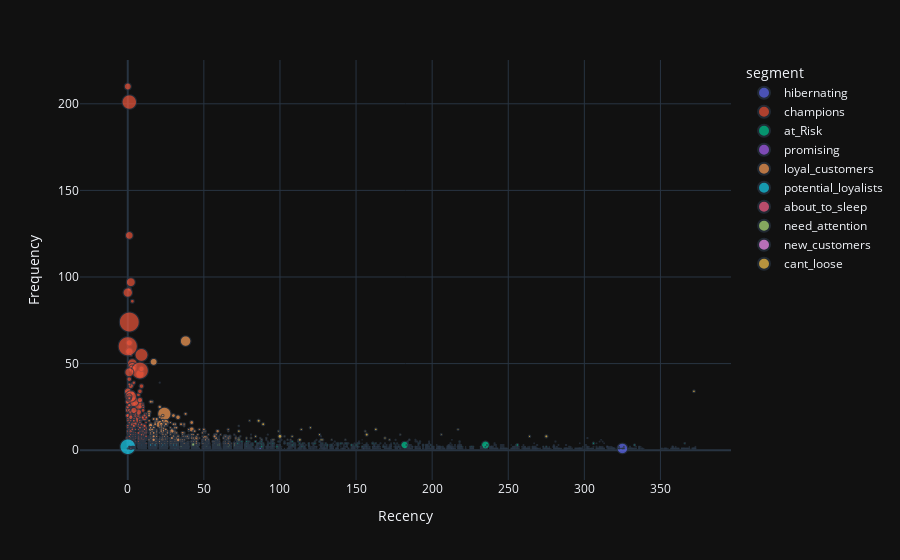

Notebook code for this chart:
### Code cell
fig = px.scatter(rfm, x = "Recency", y = "Frequency", color="segment", size = 'Monetary')
fig.show()

### Figure 1 — Plotly figure (JSON) as saved in the notebook; plotly's stock layout.template omitted (floating-point values rounded to 4 significant figures; data arrays with more than 128 entries replaced by an {"elided": "..."} marker saying what was removed)
{"data": [{"hovertemplate": "segment=hibernating<br>Recency=%{x}<br>Frequency=%{y}<br>Monetary=%{marker.size}<extra></extra>", "legendgroup": "hibernating", "marker": {"color": "#636efa", "size": {"elided": "1071 float values"}, "sizemode": "area", "sizeref": 700.2, "symbol": "circle"}, "mode": "markers", "name": "hibernating", "showlegend": true, "x": {"elided": "1071 int values"}, "xaxis": "x", "y": {"elided": "1071 int values"}, "yaxis": "y", "type": "scattergl"}, {"hovertemplate": "segment=champions<br>Recency=%{x}<br>Frequency=%{y}<br>Monetary=%{marker.size}<extra></extra>", "legendgroup": "champions", "marker": {"color": "#EF553B", "size": {"elided": "633 float values"}, "sizemode": "area", "sizeref": 700.2, "symbol": "circle"}, "mode": "markers", "name": "champions", "showlegend": true, "x": {"elided": "633 int values"}, "xaxis": "x", "y": {"elided": "633 int values"}, "yaxis": "y", "type": "scattergl"}, {"hovertemplate": "segment=at_Risk<br>Recency=%{x}<br>Frequency=%{y}<br>Monetary=%{marker.size}<extra></extra>", "legendgroup": "at_Risk", "marker": {"color": "#00cc96", "size": {"elided": "593 float values"}, "sizemode": "area", "sizeref": 700.2, "symbol": "circle"}, "mode": "markers", "name": "at_Risk", "showlegend": true, "x": {"elided": "593 int values"}, "xaxis": "x", "y": {"elided": "593 int values"}, "yaxis": "y", "type": "scattergl"}, {"hovertemplate": "segment=promising<br>Recency=%{x}<br>Frequency=%{y}<br>Monetary=%{marker.size}<extra></extra>", "legendgroup": "promising", "marker": {"color": "#ab63fa", "size": [1758.0, 742.9, 460.9, 133.4, 125.2, 349.8, 363.9, 196.9, 739.2, 355.5, 177.3, 686.0, 91.68, 219.0, 430.5, 871.5, 380.5, 188.1, 164.2, 114.1, 97.5, 345.8, 307.1, 228.9, 91.8, 116.0, 0.0, 199.5, 350.9, 75.0, 291.9, 125.8, 164.3, 122.6, 180.5, 491.9, 216.9, 209.5, 52.2, 223.9, 320.5, 57.0, 225.4, 151.0, 45.6, 43.2, 161.2, 626.1, 322.1, 139.6, 138.6, 110.5, 108.0, 195.2, 604.8, 298.4, 160.2, 718.1, 739.0, 197.6, 229.0, 170.3, 266.8, 255.4, 332.7, 223.9, 100.9, 371.2, 289.8, 191.3, 147.6, 537.0, 340.1, 329.2, 106.6, 408.8, 446.9, 135.9, 93.78, 171.2, 149.3, 429.8, 161.6, 126.1, 440.0, 279.8, 473.7, 186.0, 243.6, 612.0, 30.0, 191.0, 309.6, 598.7, 415.2], "sizemode": "area", "sizeref": 700.2, "symbol": "circle"}, "mode": "markers", "name": "promising", "showlegend": true, "x": [18, 25, 21, 22, 14, 30, 29, 17, 21, 29, 21, 18, 29, 19, 18, 22, 24, 30, 17, 25, 18, 28, 19, 26, 22, 26, 14, 17, 14, 17, 23, 30, 26, 15, 31, 28, 18, 22, 19, 23, 17, 30, 19, 32, 32, 18, 22, 26, 17, 25, 16, 21, 26, 24, 16, 14, 24, 24, 15, 28, 21, 19, 29, 19, 25, 32, 14, 19, 25, 14, 30, 31, 18, 31, 25, 23, 21, 24, 15, 23, 22, 30, 25, 29, 24, 24, 28, 18, 17, 18, 22, 28, 17, 24, 15], "xaxis": "x", "y": [1, 1, 1, 1, 1, 1, 1, 1, 1, 1, 1, 1, 1, 1, 1, 1, 1, 1, 1, 1, 1, 1, 1, 1, 1, 1, 1, 1, 1, 1, 1, 1, 1, 1, 1, 1, 1, 1, 1, 1, 1, 1, 1, 1, 1, 1, 1, 1, 1, 1, 1, 1, 1, 1, 1, 1, 1, 1, 1, 1, 1, 1, 1, 1, 1, 1, 1, 1, 1, 1, 1, 1, 1, 1, 1, 1, 1, 1, 1, 1, 1, 1, 1, 1, 1, 1, 1, 1, 1, 1, 1, 1, 1, 1, 1], "yaxis": "y", "type": "scattergl"}, {"hovertemplate": "segment=loyal_customers<br>Recency=%{x}<br>Frequency=%{y}<br>Monetary=%{marker.size}<extra></extra>", "legendgroup": "loyal_customers", "marker": {"color": "#FFA15A", "size": {"elided": "819 float values"}, "sizemode": "area", "sizeref": 700.2, "symbol": "circle"}, "mode": "markers", "name": "loyal_customers", "showlegend": true, "x": {"elided": "819 int values"}, "xaxis": "x", "y": {"elided": "819 int values"}, "yaxis": "y", "type": "scattergl"}, {"hovertemplate": "segment=potential_loyalists<br>Recency=%{x}<br>Frequency=%{y}<br>Monetary=%{marker.size}<extra></extra>", "legendgroup": "potential_loyalists", "marker": {"color": "#19d3f3", "size": {"elided": "484 float values"}, "sizemode": "area", "sizeref": 700.2, "symbol": "circle"}, "mode": "markers", "name": "potential_loyalists", "showlegend": true, "x": {"elided": "484 int values"}, "xaxis": "x", "y": {"elided": "484 int values"}, "yaxis": "y", "type": "scattergl"}, {"hovertemplate": "segment=about_to_sleep<br>Recency=%{x}<br>Frequency=%{y}<br>Monetary=%{marker.size}<extra></extra>", "legendgroup": "about_to_sleep", "marker": {"color": "#FF6692", "size": {"elided": "352 float values"}, "sizemode": "area", "sizeref": 700.2, "symbol": "circle"}, "mode": "markers", "name": "about_to_sleep", "showlegend": true, "x": {"elided": "352 int values"}, "xaxis": "x", "y": {"elided": "352 int values"}, "yaxis": "y", "type": "scattergl"}, {"hovertemplate": "segment=need_attention<br>Recency=%{x}<br>Frequency=%{y}<br>Monetary=%{marker.size}<extra></extra>", "legendgroup": "need_attention", "marker": {"color": "#B6E880", "size": {"elided": "187 float values"}, "sizemode": "area", "sizeref": 700.2, "symbol": "circle"}, "mode": "markers", "name": "need_attention", "showlegend": true, "x": {"elided": "187 int values"}, "xaxis": "x", "y": {"elided": "187 int values"}, "yaxis": "y", "type": "scattergl"}, {"hovertemplate": "segment=new_customers<br>Recency=%{x}<br>Frequency=%{y}<br>Monetary=%{marker.size}<extra></extra>", "legendgroup": "new_customers", "marker": {"color": "#FF97FF", "size": [168.9, 172.1, 681.0, 527.2, 270.0, 144.0, 314.4, 245.1, 848.5, 329.9, 160.2, 204.0, 486.2, 114.6, 360.0, 247.3, 218.5, 196.9, 174.4, 348.8, 361.6, 194.4, 442.9, 161.0, 89.94, 133.5, 259.2, 227.4, 168.6, 214.0, 353.3, 336.2, 248.1, 301.3, 3861.0, 312.6, 469.5, 343.5, 525.3, 213.3, 336.4, 503.8], "sizemode": "area", "sizeref": 700.2, "symbol": "circle"}, "mode": "markers", "name": "new_customers", "showlegend": true, "x": [4, 3, 3, 11, 7, 7, 3, 11, 0, 9, 9, 7, 5, 11, 1, 10, 10, 1, 7, 4, 11, 2, 12, 2, 4, 10, 11, 1, 3, 10, 8, 12, 4, 10, 2, 3, 2, 1, 7, 11, 10, 11], "xaxis": "x", "y": [1, 1, 1, 1, 1, 1, 1, 1, 1, 1, 1, 1, 1, 1, 1, 1, 1, 1, 1, 1, 1, 1, 1, 1, 1, 1, 1, 1, 1, 1, 1, 1, 1, 1, 1, 1, 1, 1, 1, 1, 1, 1], "yaxis": "y", "type": "scattergl"}, {"hovertemplate": "segment=cant_loose<br>Recency=%{x}<br>Frequency=%{y}<br>Monetary=%{marker.size}<extra></extra>", "legendgroup": "cant_loose", "marker": {"color": "#FECB52", "size": [3345.0, 1957.0, 1607.0, 1604.0, 7375.0, 6912.0, 3614.0, 7712.0, 3070.0, 1178.0, 1048.0, 5977.0, 1906.0, 2996.0, 889.9, 3717.0, 2158.0, 1097.0, 1497.0, 1937.0, 1653.0, 2760.0, 319.5, 2248.0, 1811.0, 3686.0, 3451.0, 3100.0, 1000.0, 3680.0, 3243.0, 1836.0, 6115.0, 1061.0, 934.6, 2006.0, 10250.0, 861.9, 632.3, 972.2, 5683.0, 1770.0, 781.0, 7194.0, 2596.0, 2848.0, 890.3, 3223.0, 5232.0, 3638.0, 622.4, 2980.0, 2226.0, 3276.0, 901.2, 5391.0, 683.5, 1971.0, 70.02, 3878.0, 3017.0, 1170.0, 2643.0], "sizemode": "area", "sizeref": 700.2, "symbol": "circle"}, "mode": "markers", "name": "cant_loose", "showlegend": true, "x": [128, 134, 185, 143, 157, 113, 126, 275, 99, 124, 101, 73, 105, 88, 127, 108, 107, 92, 91, 103, 179, 78, 311, 217, 100, 169, 84, 95, 189, 120, 88, 73, 89, 88, 91, 87, 100, 73, 213, 112, 163, 72, 302, 86, 156, 80, 78, 96, 73, 264, 94, 206, 73, 127, 81, 372, 185, 74, 154, 114, 81, 176, 172], "xaxis": "x", "y": [6, 6, 6, 6, 9, 6, 9, 8, 11, 6, 6, 6, 6, 6, 8, 8, 6, 9, 7, 8, 9, 7, 6, 12, 7, 7, 8, 6, 6, 13, 6, 14, 15, 6, 6, 7, 8, 7, 6, 6, 12, 6, 7, 17, 11, 17, 6, 6, 11, 8, 6, 9, 7, 6, 9, 34, 6, 8, 6, 12, 7, 6, 6], "yaxis": "y", "type": "scattergl"}], "layout": {"xaxis": {"anchor": "y", "domain": [0.0, 1.0], "title": {"text": "Recency"}}, "yaxis": {"anchor": "x", "domain": [0.0, 1.0], "title": {"text": "Frequency"}}, "legend": {"title": {"text": "segment"}, "tracegroupgap": 0, "itemsizing": "constant"}, "margin": {"t": 60}}}
